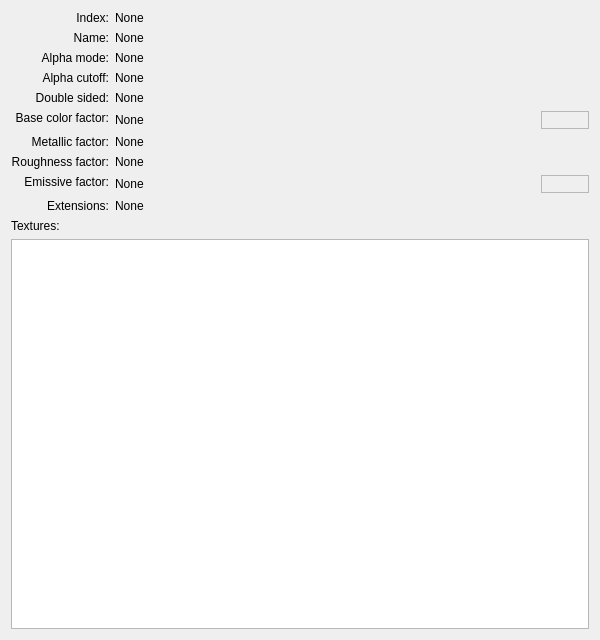
<?xml version="1.0" encoding="UTF-8"?>
<ui version="4.0">
 <class>PageMaterial</class>
 <widget class="QWidget" name="PageMaterial">
  <property name="geometry">
   <rect>
    <x>0</x>
    <y>0</y>
    <width>600</width>
    <height>640</height>
   </rect>
  </property>
  <property name="windowTitle">
   <string>Form</string>
  </property>
  <layout class="QGridLayout" name="gridLayout">
   <item row="0" column="0">
    <widget class="QLabel" name="indexLabel">
     <property name="text">
      <string>Index:</string>
     </property>
     <property name="alignment">
      <set>Qt::AlignRight|Qt::AlignTop|Qt::AlignTrailing</set>
     </property>
    </widget>
   </item>
   <item row="0" column="1" colspan="2">
    <widget class="QLabel" name="index">
     <property name="text">
      <string>None</string>
     </property>
    </widget>
   </item>
   <item row="1" column="0">
    <widget class="QLabel" name="nameLabel">
     <property name="text">
      <string>Name:</string>
     </property>
     <property name="alignment">
      <set>Qt::AlignRight|Qt::AlignTop|Qt::AlignTrailing</set>
     </property>
    </widget>
   </item>
   <item row="1" column="1" colspan="2">
    <widget class="QLabel" name="name">
     <property name="sizePolicy">
      <sizepolicy hsizetype="Expanding" vsizetype="Minimum">
       <horstretch>0</horstretch>
       <verstretch>0</verstretch>
      </sizepolicy>
     </property>
     <property name="text">
      <string>None</string>
     </property>
     <property name="wordWrap">
      <bool>true</bool>
     </property>
    </widget>
   </item>
   <item row="2" column="0">
    <widget class="QLabel" name="alphaModeLabel">
     <property name="text">
      <string>Alpha mode:</string>
     </property>
     <property name="alignment">
      <set>Qt::AlignRight|Qt::AlignTop|Qt::AlignTrailing</set>
     </property>
    </widget>
   </item>
   <item row="2" column="1" colspan="2">
    <widget class="QLabel" name="alphaMode">
     <property name="text">
      <string>None</string>
     </property>
    </widget>
   </item>
   <item row="3" column="0">
    <widget class="QLabel" name="alphaCutoffLabel">
     <property name="text">
      <string>Alpha cutoff:</string>
     </property>
     <property name="alignment">
      <set>Qt::AlignRight|Qt::AlignTop|Qt::AlignTrailing</set>
     </property>
    </widget>
   </item>
   <item row="3" column="1" colspan="2">
    <widget class="QLabel" name="alphaCutoff">
     <property name="text">
      <string>None</string>
     </property>
    </widget>
   </item>
   <item row="4" column="0">
    <widget class="QLabel" name="doubleSidedLabel">
     <property name="text">
      <string>Double sided:</string>
     </property>
     <property name="alignment">
      <set>Qt::AlignRight|Qt::AlignTop|Qt::AlignTrailing</set>
     </property>
    </widget>
   </item>
   <item row="4" column="1" colspan="2">
    <widget class="QLabel" name="doubleSided">
     <property name="text">
      <string>None</string>
     </property>
    </widget>
   </item>
   <item row="5" column="0">
    <widget class="QLabel" name="baseColorFactorLabel">
     <property name="text">
      <string>Base color factor:</string>
     </property>
     <property name="alignment">
      <set>Qt::AlignRight|Qt::AlignTop|Qt::AlignTrailing</set>
     </property>
    </widget>
   </item>
   <item row="5" column="1">
    <widget class="QLabel" name="baseColorFactor">
     <property name="sizePolicy">
      <sizepolicy hsizetype="Expanding" vsizetype="Minimum">
       <horstretch>1</horstretch>
       <verstretch>0</verstretch>
      </sizepolicy>
     </property>
     <property name="text">
      <string>None</string>
     </property>
    </widget>
   </item>
   <item row="5" column="2">
    <widget class="QLabel" name="baseColorPreview">
     <property name="minimumSize">
      <size>
       <width>48</width>
       <height>18</height>
      </size>
     </property>
     <property name="maximumSize">
      <size>
       <width>48</width>
       <height>18</height>
      </size>
     </property>
     <property name="frameShape">
      <enum>QFrame::StyledPanel</enum>
     </property>
     <property name="text">
      <string/>
     </property>
    </widget>
   </item>
   <item row="6" column="0">
    <widget class="QLabel" name="metallicFactorLabel">
     <property name="text">
      <string>Metallic factor:</string>
     </property>
     <property name="alignment">
      <set>Qt::AlignRight|Qt::AlignTop|Qt::AlignTrailing</set>
     </property>
    </widget>
   </item>
   <item row="6" column="1" colspan="2">
    <widget class="QLabel" name="metallicFactor">
     <property name="text">
      <string>None</string>
     </property>
    </widget>
   </item>
   <item row="7" column="0">
    <widget class="QLabel" name="roughnessFactorLabel">
     <property name="text">
      <string>Roughness factor:</string>
     </property>
     <property name="alignment">
      <set>Qt::AlignRight|Qt::AlignTop|Qt::AlignTrailing</set>
     </property>
    </widget>
   </item>
   <item row="7" column="1" colspan="2">
    <widget class="QLabel" name="roughnessFactor">
     <property name="text">
      <string>None</string>
     </property>
    </widget>
   </item>
   <item row="8" column="0">
    <widget class="QLabel" name="emissiveFactorLabel">
     <property name="text">
      <string>Emissive factor:</string>
     </property>
     <property name="alignment">
      <set>Qt::AlignRight|Qt::AlignTop|Qt::AlignTrailing</set>
     </property>
    </widget>
   </item>
   <item row="8" column="1">
    <widget class="QLabel" name="emissiveFactor">
     <property name="sizePolicy">
      <sizepolicy hsizetype="Expanding" vsizetype="Minimum">
       <horstretch>1</horstretch>
       <verstretch>0</verstretch>
      </sizepolicy>
     </property>
     <property name="text">
      <string>None</string>
     </property>
    </widget>
   </item>
   <item row="8" column="2">
    <widget class="QLabel" name="emissivePreview">
     <property name="minimumSize">
      <size>
       <width>48</width>
       <height>18</height>
      </size>
     </property>
     <property name="maximumSize">
      <size>
       <width>48</width>
       <height>18</height>
      </size>
     </property>
     <property name="frameShape">
      <enum>QFrame::StyledPanel</enum>
     </property>
     <property name="text">
      <string/>
     </property>
    </widget>
   </item>
   <item row="9" column="0">
    <widget class="QLabel" name="extensionsLabel">
     <property name="text">
      <string>Extensions:</string>
     </property>
     <property name="alignment">
      <set>Qt::AlignRight|Qt::AlignTop|Qt::AlignTrailing</set>
     </property>
    </widget>
   </item>
   <item row="9" column="1" colspan="2">
    <widget class="QLabel" name="extensions">
     <property name="sizePolicy">
      <sizepolicy hsizetype="Expanding" vsizetype="Minimum">
       <horstretch>1</horstretch>
       <verstretch>0</verstretch>
      </sizepolicy>
     </property>
     <property name="text">
      <string>None</string>
     </property>
     <property name="wordWrap">
      <bool>true</bool>
     </property>
    </widget>
   </item>
   <item row="10" column="0" colspan="3">
    <widget class="QLabel" name="texturesLabel">
     <property name="text">
      <string>Textures:</string>
     </property>
     <property name="alignment">
      <set>Qt::AlignLeft|Qt::AlignTop</set>
     </property>
    </widget>
   </item>
   <item row="11" column="0" colspan="3">
    <widget class="QTableWidget" name="textures">
     <property name="sizePolicy">
      <sizepolicy hsizetype="Expanding" vsizetype="Expanding">
       <horstretch>0</horstretch>
       <verstretch>1</verstretch>
      </sizepolicy>
     </property>
     <property name="editTriggers">
      <set>QAbstractItemView::NoEditTriggers</set>
     </property>
     <property name="alternatingRowColors">
      <bool>true</bool>
     </property>
     <property name="selectionBehavior">
      <enum>QAbstractItemView::SelectRows</enum>
     </property>
     <property name="wordWrap">
      <bool>false</bool>
     </property>
    </widget>
   </item>
  </layout>
 </widget>
 <resources/>
 <connections/>
</ui>
